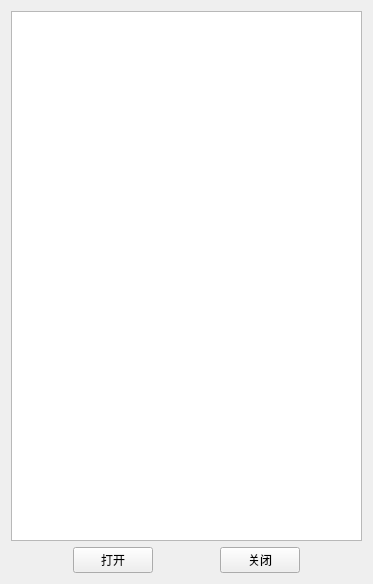
<?xml version="1.0" encoding="UTF-8"?>
<ui version="4.0">
 <class>UAVFlyManage_MavlinkMissionManagerOpenFileDialog</class>
 <widget class="QWidget" name="UAVFlyManage_MavlinkMissionManagerOpenFileDialog">
  <property name="geometry">
   <rect>
    <x>0</x>
    <y>0</y>
    <width>373</width>
    <height>584</height>
   </rect>
  </property>
  <property name="windowTitle">
   <string>打开文件</string>
  </property>
  <layout class="QVBoxLayout" name="verticalLayout">
   <item>
    <widget class="QListWidget" name="listWidget_MavlinkMissionManagerOpenFileDialog_List"/>
   </item>
   <item>
    <layout class="QHBoxLayout" name="horizontalLayout">
     <item>
      <spacer name="horizontalSpacer">
       <property name="orientation">
        <enum>Qt::Horizontal</enum>
       </property>
       <property name="sizeHint" stdset="0">
        <size>
         <width>40</width>
         <height>20</height>
        </size>
       </property>
      </spacer>
     </item>
     <item>
      <widget class="QPushButton" name="pushButton_MavlinkMissionManagerOpenFileDialog_Open">
       <property name="text">
        <string>打开</string>
       </property>
      </widget>
     </item>
     <item>
      <spacer name="horizontalSpacer_3">
       <property name="orientation">
        <enum>Qt::Horizontal</enum>
       </property>
       <property name="sizeHint" stdset="0">
        <size>
         <width>40</width>
         <height>20</height>
        </size>
       </property>
      </spacer>
     </item>
     <item>
      <widget class="QPushButton" name="pushButton_MavlinkMissionManagerOpenFileDialog_Close">
       <property name="text">
        <string>关闭</string>
       </property>
      </widget>
     </item>
     <item>
      <spacer name="horizontalSpacer_2">
       <property name="orientation">
        <enum>Qt::Horizontal</enum>
       </property>
       <property name="sizeHint" stdset="0">
        <size>
         <width>40</width>
         <height>20</height>
        </size>
       </property>
      </spacer>
     </item>
    </layout>
   </item>
  </layout>
 </widget>
 <resources/>
 <connections/>
</ui>
